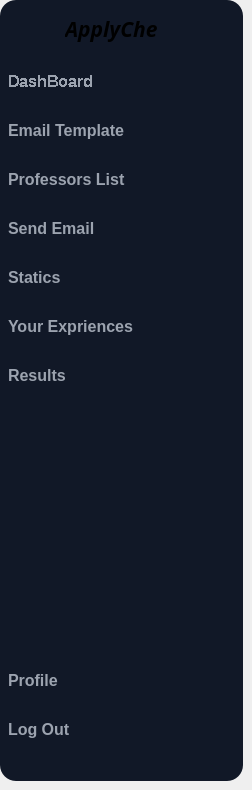
       <widget class="QWidget" name="page_1">
        <widget class="QWidget" name="left_menu_comprehensive" native="true">
         <property name="geometry">
          <rect>
           <x>0</x>
           <y>0</y>
           <width>243</width>
           <height>781</height>
          </rect>
         </property>
         <property name="sizePolicy">
          <sizepolicy hsizetype="Fixed" vsizetype="Preferred">
           <horstretch>0</horstretch>
           <verstretch>0</verstretch>
          </sizepolicy>
         </property>
         <property name="font">
          <font>
           <pointsize>16</pointsize>
           <bold>true</bold>
          </font>
         </property>
         <property name="styleSheet">
          <string notr="true">#left_menu_comprehensive {
    background-color: #111827;
    color: #E5E7EB;
    border-radius: 16px;
    padding: 24px 12px;
}
#left_menu_comprehensive QPushButton {
    background-color: transparent;
    color: #9CA3AF;
    font-size: 16px;
    text-align: left;
    padding: 12px 18px;
    border-radius: 12px;
    border: none;
}
#left_menu_comprehensive QPushButton:hover {
    background-color: rgba(255, 255, 255, 0.08);
    color: #FFFFFF;
}
#left_menu_comprehensive QPushButton[active=&quot;true&quot;] {
    background-color: #2563EB;
    color: #FFFFFF;
}
</string>
         </property>
         <widget class="QWidget" name="layoutWidget">
          <property name="geometry">
           <rect>
            <x>-10</x>
            <y>60</y>
            <width>225</width>
            <height>691</height>
           </rect>
          </property>
          <layout class="QVBoxLayout" name="verticalLayout_3">
           <item>
            <layout class="QVBoxLayout" name="verticalLayout_2">
             <item>
              <widget class="QPushButton" name="btn_home">
               <property name="font">
                <font>
                 <pointsize>-1</pointsize>
                 <bold>true</bold>
                 <stylestrategy>NoAntialias</stylestrategy>
                </font>
               </property>
               <property name="styleSheet">
                <string notr="true"/>
               </property>
               <property name="text">
                <string>DashBoard</string>
               </property>
               <property name="icon">
                <iconset resource="resources.qrc">
                 <normaloff>:/images/images/home.png</normaloff>:/images/images/home.png</iconset>
               </property>
               <property name="iconSize">
                <size>
                 <width>61</width>
                 <height>61</height>
                </size>
               </property>
               <property name="checkable">
                <bool>true</bool>
               </property>
               <property name="autoExclusive">
                <bool>true</bool>
               </property>
              </widget>
             </item>
             <item>
              <widget class="QPushButton" name="btn_email_template">
               <property name="font">
                <font>
                 <pointsize>-1</pointsize>
                 <bold>true</bold>
                </font>
               </property>
               <property name="text">
                <string>Email Template</string>
               </property>
               <property name="icon">
                <iconset resource="resources.qrc">
                 <normaloff>:/images/images/email_template.jpg</normaloff>:/images/images/email_template.jpg</iconset>
               </property>
               <property name="iconSize">
                <size>
                 <width>58</width>
                 <height>61</height>
                </size>
               </property>
               <property name="checkable">
                <bool>true</bool>
               </property>
               <property name="autoExclusive">
                <bool>true</bool>
               </property>
              </widget>
             </item>
             <item>
              <widget class="QPushButton" name="btn_professor_list">
               <property name="font">
                <font>
                 <pointsize>-1</pointsize>
                 <bold>true</bold>
                </font>
               </property>
               <property name="styleSheet">
                <string notr="true"/>
               </property>
               <property name="text">
                <string>Professors List</string>
               </property>
               <property name="icon">
                <iconset resource="resources.qrc">
                 <normaloff>:/images/images/professors.png</normaloff>:/images/images/professors.png</iconset>
               </property>
               <property name="iconSize">
                <size>
                 <width>61</width>
                 <height>61</height>
                </size>
               </property>
               <property name="checkable">
                <bool>true</bool>
               </property>
               <property name="autoExclusive">
                <bool>true</bool>
               </property>
              </widget>
             </item>
             <item>
              <widget class="QPushButton" name="btn_prepare_send_email">
               <property name="font">
                <font>
                 <pointsize>-1</pointsize>
                 <bold>true</bold>
                </font>
               </property>
               <property name="styleSheet">
                <string notr="true"/>
               </property>
               <property name="text">
                <string>Send Email</string>
               </property>
               <property name="icon">
                <iconset resource="resources.qrc">
                 <normaloff>:/images/images/send_email.png</normaloff>:/images/images/send_email.png</iconset>
               </property>
               <property name="iconSize">
                <size>
                 <width>58</width>
                 <height>58</height>
                </size>
               </property>
               <property name="checkable">
                <bool>true</bool>
               </property>
               <property name="autoExclusive">
                <bool>true</bool>
               </property>
              </widget>
             </item>
             <item>
              <widget class="QPushButton" name="btn_statics">
               <property name="font">
                <font>
                 <pointsize>-1</pointsize>
                 <bold>true</bold>
                </font>
               </property>
               <property name="layoutDirection">
                <enum>Qt::LayoutDirection::LeftToRight</enum>
               </property>
               <property name="styleSheet">
                <string notr="true"/>
               </property>
               <property name="text">
                <string>Statics</string>
               </property>
               <property name="icon">
                <iconset resource="resources.qrc">
                 <normaloff>:/images/images/report.png</normaloff>:/images/images/report.png</iconset>
               </property>
               <property name="iconSize">
                <size>
                 <width>61</width>
                 <height>61</height>
                </size>
               </property>
               <property name="checkable">
                <bool>true</bool>
               </property>
               <property name="autoExclusive">
                <bool>true</bool>
               </property>
              </widget>
             </item>
             <item>
              <widget class="QPushButton" name="btn_expriences">
               <property name="font">
                <font>
                 <pointsize>-1</pointsize>
                 <bold>true</bold>
                </font>
               </property>
               <property name="text">
                <string>Your Expriences</string>
               </property>
               <property name="icon">
                <iconset resource="resources.qrc">
                 <normaloff>:/images/images/write_your_Exprience.png</normaloff>:/images/images/write_your_Exprience.png</iconset>
               </property>
               <property name="iconSize">
                <size>
                 <width>61</width>
                 <height>61</height>
                </size>
               </property>
               <property name="checkable">
                <bool>true</bool>
               </property>
               <property name="autoExclusive">
                <bool>true</bool>
               </property>
              </widget>
             </item>
             <item>
              <widget class="QPushButton" name="btn_results">
               <property name="font">
                <font>
                 <pointsize>-1</pointsize>
                 <bold>true</bold>
                </font>
               </property>
               <property name="styleSheet">
                <string notr="true"/>
               </property>
               <property name="text">
                <string>Results</string>
               </property>
               <property name="icon">
                <iconset resource="resources.qrc">
                 <normaloff>:/images/images/results.png</normaloff>:/images/images/results.png</iconset>
               </property>
               <property name="iconSize">
                <size>
                 <width>61</width>
                 <height>61</height>
                </size>
               </property>
               <property name="checkable">
                <bool>true</bool>
               </property>
               <property name="autoExclusive">
                <bool>true</bool>
               </property>
              </widget>
             </item>
            </layout>
           </item>
           <item>
            <spacer name="verticalSpacer_2">
             <property name="orientation">
              <enum>Qt::Orientation::Vertical</enum>
             </property>
             <property name="sizeHint" stdset="0">
              <size>
               <width>20</width>
               <height>58</height>
              </size>
             </property>
            </spacer>
           </item>
           <item>
            <layout class="QVBoxLayout" name="verticalLayout">
             <item>
              <widget class="QPushButton" name="btn_profile">
               <property name="font">
                <font>
                 <pointsize>-1</pointsize>
                 <bold>true</bold>
                </font>
               </property>
               <property name="text">
                <string>Profile</string>
               </property>
               <property name="icon">
                <iconset resource="resources.qrc">
                 <normaloff>:/images/images/profile.png</normaloff>:/images/images/profile.png</iconset>
               </property>
               <property name="iconSize">
                <size>
                 <width>35</width>
                 <height>35</height>
                </size>
               </property>
               <property name="checkable">
                <bool>true</bool>
               </property>
               <property name="autoExclusive">
                <bool>true</bool>
               </property>
              </widget>
             </item>
             <item>
              <widget class="QPushButton" name="btn_log_out">
               <property name="font">
                <font>
                 <pointsize>-1</pointsize>
                 <bold>true</bold>
                </font>
               </property>
               <property name="text">
                <string>Log Out</string>
               </property>
               <property name="icon">
                <iconset resource="resources.qrc">
                 <normaloff>:/images/images/pngtree-vector-logout-icon-png-image_958608.jpg</normaloff>:/images/images/pngtree-vector-logout-icon-png-image_958608.jpg</iconset>
               </property>
               <property name="iconSize">
                <size>
                 <width>35</width>
                 <height>35</height>
                </size>
               </property>
               <property name="checkable">
                <bool>true</bool>
               </property>
               <property name="autoExclusive">
                <bool>true</bool>
               </property>
              </widget>
             </item>
            </layout>
           </item>
          </layout>
         </widget>
         <widget class="QLabel" name="lbl_icon_righ">
          <property name="geometry">
           <rect>
            <x>1</x>
            <y>1</y>
            <width>58</width>
            <height>56</height>
           </rect>
          </property>
          <property name="maximumSize">
           <size>
            <width>81</width>
            <height>81</height>
           </size>
          </property>
          <property name="text">
           <string/>
          </property>
          <property name="pixmap">
           <pixmap resource="resources.qrc">:/images/images/applyche.jpg</pixmap>
          </property>
          <property name="scaledContents">
           <bool>true</bool>
          </property>
         </widget>
         <widget class="QLabel" name="txt_applyche">
          <property name="geometry">
           <rect>
            <x>65</x>
            <y>1</y>
            <width>121</width>
            <height>56</height>
           </rect>
          </property>
          <property name="maximumSize">
           <size>
            <width>141</width>
            <height>61</height>
           </size>
          </property>
          <property name="font">
           <font>
            <family>Blackyard</family>
            <pointsize>16</pointsize>
            <italic>true</italic>
            <bold>true</bold>
            <strikeout>false</strikeout>
           </font>
          </property>
          <property name="styleSheet">
           <string notr="true"/>
          </property>
          <property name="text">
           <string>ApplyChe</string>
          </property>
         </widget>
        </widget>
       </widget>
